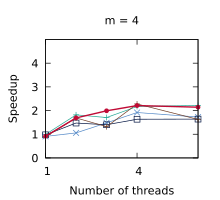

Recreate this plot in gnuplot.
set title "m = 4"
set terminal pdf size 2.2,2.0
set output "./results/Compactions_n___4,194,304,_m___4.pdf"
set key off
set xrange [1:6]
set xtics (1, 4)
set xlabel "Number of threads"
set yrange [0:5]
set ytics (0, 1, 2, 3, 4)
set ylabel "Speedup"
plot './results/Compactions_n___4,194,304,_m___4.dat' using 1:2 title "Outer parallelism" pointsize 0.7 lw 1 pt 1 linecolor rgb "#24A793" with linespoints, \
  './results/Compactions_n___4,194,304,_m___4.dat' using 1:3 title "Inner parallelism" pointsize 0.7 lw 1 pt 2 linecolor rgb "#5287C6" with linespoints, \
  './results/Compactions_n___4,194,304,_m___4.dat' using 1:4 title "OpenMP" pointsize 0.7 lw 1 pt 4 linecolor rgb "#001240" with linespoints, \
  './results/Compactions_n___4,194,304,_m___4.dat' using 1:5 title "Multi-atomics" pointsize 0.7 lw 1 pt 1 linecolor rgb "#6E3B23" with linespoints, \
  './results/Compactions_n___4,194,304,_m___4.dat' using 1:6 title "Work assisting" pointsize 0.4 lw 2 pt 7 linecolor rgb "#C00A35" with linespoints
